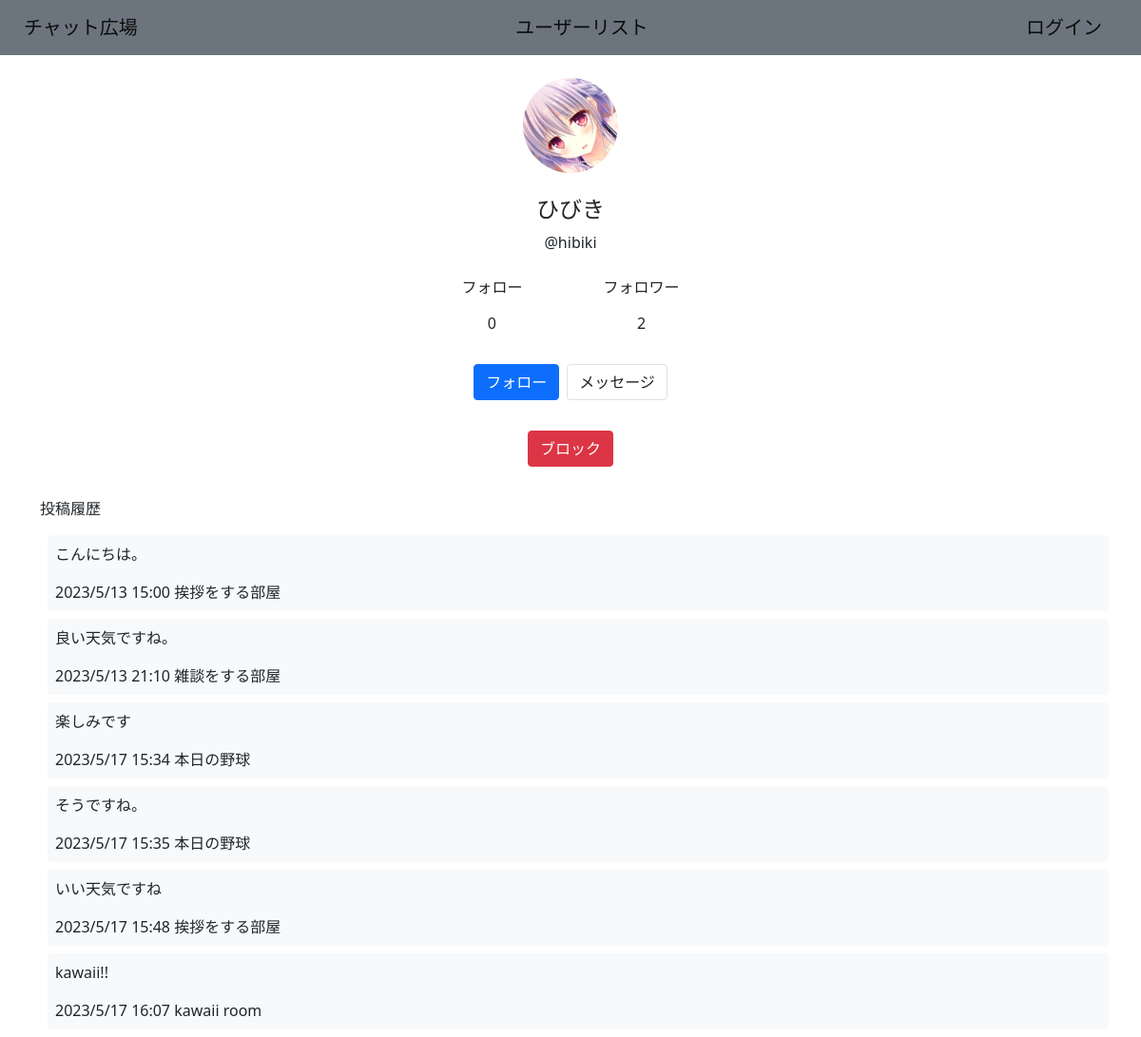
Page /user/1 on the committed database.
### chatrooms/models.py (models this page shows, shortened)
class CustomUser(AbstractUser):
    user_name = models.CharField(max_length=100, default="no name")
    memo = models.TextField()
    created_at = models.DateTimeField(auto_now_add=True)
    icon = models.ImageField(upload_to='icon', height_field=None, width_field=None, blank=True, max_length=100, default=False)
    icon_changed = models.DateTimeField(blank=True, auto_now=True)
    REQUIRED_FIELDS = ["user_name","memo"]
    groups = None
    user_permissions = None
    last_login = None
    first_name = None
    last_name = None
    email_address = None
    date_joined = None

class Post(models.Model):
    text = models.TextField()
    user = models.ForeignKey(CustomUser, related_name='post', on_delete=models.CASCADE)
    created_at = models.DateTimeField(auto_now_add=True)
    room = models.ForeignKey(Room, related_name='post', on_delete=models.CASCADE)
    deleted = models.BooleanField(default=False)
    image = models.ImageField(upload_to='post', height_field=None, width_field=None, blank=True, max_length=100, default=False)

class Room(models.Model):
    title = models.CharField(max_length=100)
    user = models.ForeignKey(CustomUser, on_delete=models.CASCADE)
    created_at = models.DateTimeField(auto_now_add=True)
    image = models.ImageField(upload_to='room', height_field=None, width_field=None, blank=True, max_length=100, default=False)#サムネ
    def __str__(self):
        return self.title

### chatrooms/views/user.py (the view)
# urls.py: path('user/<int:pk>', user.UserDetailView.as_view(), name='ud'),
class UserDetailView(DetailView):
    template_name = 'user/detail.html'
    model = models.CustomUser
    def get(self, request, **kwargs):
        if self.request.user.id == self.kwargs.get('pk'):
            return redirect('mp')
        else:
            return super().get(request)
    def get_context_data(self, **kwargs):
        context=super().get_context_data() #元クラスで定義されてるデフォルトのcontextを呼び出してます
        try:
            models.Connect.objects.get(follower_id=self.kwargs.get('pk'),follow_id=self.request.user.id)
            context['follow_flag'] = True
        except:
            context['follow_flag'] = False
        try:
            models.Block.objects.get(blocked_id=self.kwargs.get('pk'),block_id=self.request.user.id)
            context['block_flag'] = True
        except:
            context['block_flag'] = False
        try:
            imgurl=models.CustomUser.objects.get(id=self.kwargs.get('pk')).icon
            if imgurl=='False':
                imgurl="icon/none.png"
            context['imgurl'] = "/media/" + str(imgurl)
        except:
            context['imgurl'] = "/media/icon/none.png"
        return context

### templates/user/detail.html (shortened to what this page needs)
{% extends 'base.html' %}
{% block content %}
    <div class="container">
      <div class="row justify-content-md-center pt-4">
        <img src={{imgurl}} alt={{customuser.icon}} class="col-auto rounded-circle" width="100" height="100">
      </div>
      <div class="pt-4" name="name">
        <h4 class="text-center">{{ customuser.user_name }}</h4>
        <p class="text-center">@{{ customuser.username }}</p>
        <div class="row justify-content-md-center" name="ff">
          <div class="col-auto row justify-content-md-center" name="follow">
            <a href={%url 'fl1' customuser.id%} class="btn col-auto text-center text-decoration-none">フォロー</a>
            <a href={%url 'fl1' customuser.id%} class="btn col-auto text-center text-decoration-none">{{ customuser.follow.count}}</a>
          </div>
          <div class="col-auto row justify-content-md-center" name="follower">
            <a href={%url 'fl2' customuser.id%} class="btn col-auto text-center text-decoration-none">フォロワー</a>
            <a href={%url 'fl2' customuser.id%} class="btn col-auto text-center text-decoration-none">{{ customuser.follower.count}}</a>
          </div>
        </div>
        <div class="row p-4 justify-content-md-center">
          {%if not block_flag%}
          {%if not follow_flag%}
          <a href={%url 'cc' customuser.id%} class="btn btn-primary col-auto">フォロー</a>
          {%else%}
          <a href={%url 'cd' customuser.id%} class="btn btn-secondary col-auto">フォロー解除</a>
          {%endif%}
          {%endif%}
          <a href={%url 'mr' customuser.username%} class="btn btn-white col-auto border border3 ms-2">メッセージ</a>
        </div>
        <div class="row p-2 justify-content-md-center">
          {%if not block_flag%}
          <a href={%url 'bc' customuser.pk%} class="btn btn-danger col-auto">ブロック</a>
          {%else%}
          <a href={%url 'bd' customuser.pk%} class="btn btn-secondary col-auto">ブロック解除</a>
          {%endif%}
        </div>
      </div>
    </div>
    <div class="container  mt-4">
      <p class="mt-2">投稿履歴{% if customuser.post.count == 0 %}なし{%endif%}</p>
      {% for post in customuser.post.all %}
      <div class=" rounded container p-2 m-2 bg-light">
        <a href={%url 'rd' post.room.id%} class="text-dark text-decoration-none">
          <p>{{ post.text }}</p>
          {{ post.created_at|date:"Y/n/j H:i"}}
          {{ post.room }}
        </a>
      </div>
      {% endfor %}
    </div>
{% endblock content %}

### rows in the picture
CustomUser: icon (picture), user_name "ひびき", username "hibiki", follow.count "0", follower.count "2"
Post: text "こんにちは。", created_at "2023/5/13 15:00", room "挨拶をする部屋"
Post: text "良い天気ですね。", created_at "2023/5/13 21:10", room "雑談をする部屋"
Post: text "楽しみです", created_at "2023/5/17 15:34", room "本日の野球"
Post: text "そうですね。", created_at "2023/5/17 15:35", room "本日の野球"
Post: text "いい天気ですね", created_at "2023/5/17 15:48", room "挨拶をする部屋"
Post: text "kawaii!!", created_at "2023/5/17 16:07", room "kawaii room"
